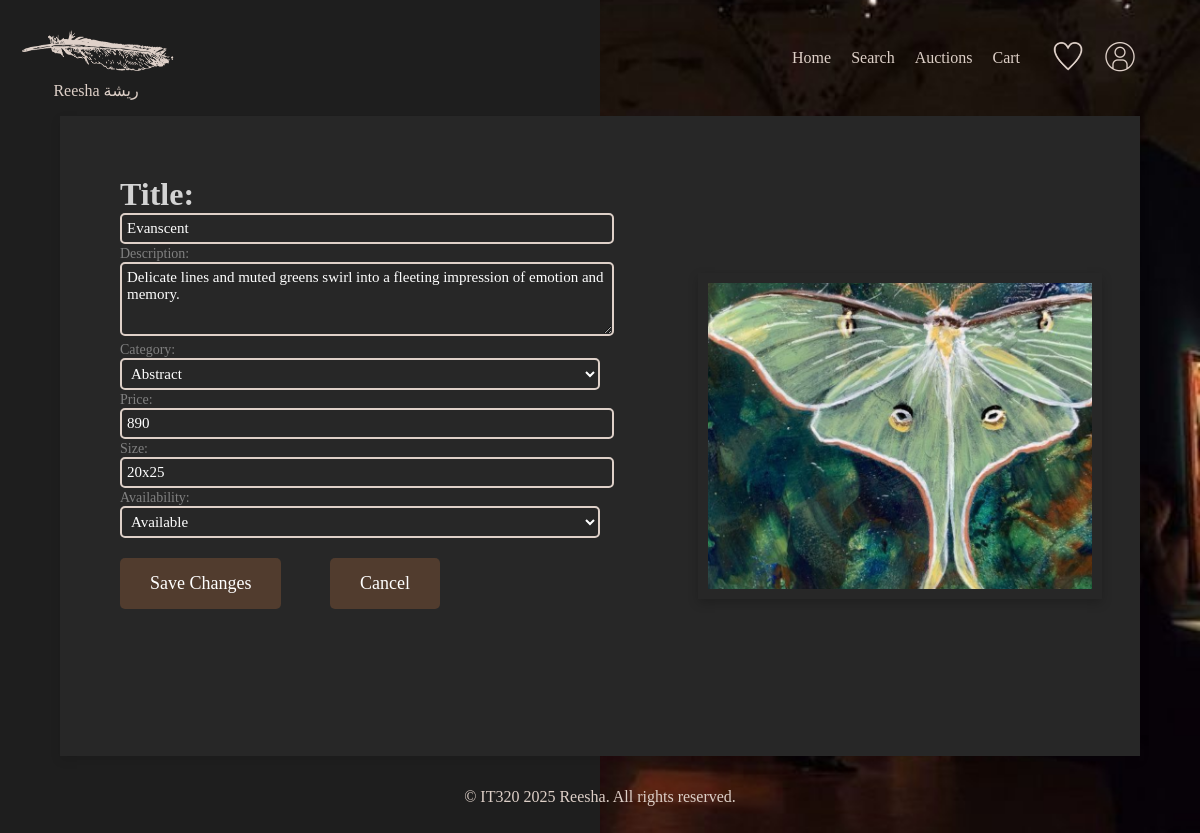
The app's page /Edit/Edit.php?artworkID=2 with its own data.
### tables this page shows
CREATE TABLE `artwork` (
  `ArtworkID` int(11) NOT NULL,
  `UserID` varchar(255) NOT NULL,
  `UserName` varchar(255) NOT NULL,
  `Title` varchar(255) NOT NULL,
  `Description` text NOT NULL,
  `Category` varchar(255) NOT NULL,
  `Size` varchar(255) NOT NULL,
  `Price` decimal(10,0) NOT NULL,
  `ArtPic` varchar(255) NOT NULL,
  `Availability` varchar(10) DEFAULT 'Available',
  `ListingType` varchar(20) DEFAULT 'Marketplace'
);

### Edit/Edit.php (the view, shortened to what this page needs)
<?php
$host = "localhost";
$dbUser = "root";
$dbPass = "root";
$dbName = "reesha";
$conn = mysqli_connect($host, $dbUser, $dbPass, $dbName);
$artworkID = $_GET['artworkID'];
$sql = "SELECT * FROM artwork WHERE ArtworkID = '$artworkID'";
$result = mysqli_query($conn, $sql);
$artwork = mysqli_fetch_assoc($result);
$imagePath = (!empty($artwork['ArtPic']) && file_exists($artwork['ArtPic']))
    ? $artwork['ArtPic']
    : '../images/default.png';
$availability = $artwork['Availability'] ?? 'available';
?>
<!DOCTYPE html>
<html>
<head>
    <link rel="stylesheet" href="EditStyle.css">
</head>
<body>
<header>
    <div class="logo">
        <img src="../images/logo.png" alt="Reesha">
        <span>Reesha ريشة</span>
    </div>
    <nav>
        <ul class="nav-links">
            <li><a href="../Home/index.php">Home</a></li>
            <li><a href="../Search/Search.php">Search</a></li>
            <li><a href="../Auction/Auction.php">Auctions</a></li>
            <li><a href="../Cart/Cart.php">Cart</a></li>
        </ul>
        <div class="icons">
            <img src="../images/heart.png" alt="Wishlist" id="wishlist-header">
            <img src="../images/profile.png" alt="Profile" id="profile-header">
        </div>
    </nav>
</header>
<main>
    <div class="container">
        <div class="left">
            <div class="content">
                <form id="editArtworkForm" method="POST">
                    <div class="form-group">
                        <label id="label-title" for="title">Title:</label>
                        <input type="text" id="title" name="title" value="<?= htmlspecialchars($artwork['Title']) ?>">
                    </div>
                    <div class="form-group">
                        <label for="description">Description:</label>
                        <textarea id="description" name="description"><?= htmlspecialchars($artwork['Description']) ?></textarea>
                    </div>
                    <div class="form-group">
                        <label for="category">Category:</label>
                        <select id="category" name="category">
                            <option value="abstract" <?= $artwork['Category'] == 'abstract' ? 'selected' : '' ?>>Abstract</option>
                        </select>
                    </div>
                    <div class="form-group">
                        <label for="price">Price:</label>
                        <input type="number" id="price" name="price" value="<?= htmlspecialchars($artwork['Price']) ?>">
                    </div>
                    <div class="form-group">
                        <label for="size">Size:</label>
                        <input type="text" id="size" name="size" value="<?= htmlspecialchars($artwork['Size']) ?>">
                    </div>
                    <div class="form-group">
                        <label for="availability">Availability:</label>
                        <select id="availability" name="availability">
                            <option value="available" <?= $availability == 'available' ? 'selected' : '' ?>>Available</option>
                        </select>
                    </div>
                    <div id="buttons">
                        <button type="submit" class="save-changes">Save Changes</button>
                        <button type="button" class="cancel-edit" onclick="window.location.href='../ArtworkDetails/ArtworkDetails.php?id=<?= $artworkID ?>'">Cancel</button>
                    </div>
                </form>
            </div>
        </div>
        <div class="right">
            <div class="image-container">
                <img src="<?= htmlspecialchars($imagePath) ?>" alt="Artwork Image">
            </div>
        </div>
    </div>
</main>
<footer>
    <p>&copy; IT320 2025 Reesha. All rights reserved.</p>
</footer>
</body>
</html>

### Edit/EditStyle.css (style rules this page uses)
body { margin: 0; padding: 0; font-family: 'Playfair Display', serif; background: linear-gradient(to right, #1e1e1e 50%, transparent 50%), url('../images/museum.jpeg') center/cover no-repeat; background-size:cover; color: #ded0c8; }
main { box-sizing: border-box; display: flex; flex-direction: column; align-items: center; height: 40em; }
header, nav { display: flex; justify-content: space-between; align-items: center; padding: 1em; }
.logo { color: #ded0c8; display:flex; flex-direction:column; text-align:center; transition: transform 0.3s ease; }
.logo img { height:4em; width:10em; }
.logo span { font-size: 1em; }
nav ul { list-style: none; display: flex; gap: 20px; }
nav ul li a { text-decoration: none; color: #ded0c8; font-size: 16px; transition: color 0.3s; }
.icons { margin: 0 1em; padding:0.5em; }
.icons img { width: 2em; height: 2em; border-radius: 10px; padding:0 0.5em; transition: transform 0.3s ease; }
.container { display: flex; width: 90%; max-width: 1200px; height: 1500px; background: #272727; box-shadow: 0 4px 10px rgba(0, 0, 0, 0.1); position: relative; }
.left { width: 50%; background: #272727; padding: 60px; display: flex; flex-direction: column; justify-content: center; z-index: 2; height: 64vh; }
.content { height: 1200px; }
.content #label-title { font-size: 32px; color:#D3D3D3; margin: 7px 0; font-weight:bold; }
.content label { font-size: 14px; color: gray; margin-bottom:0.2em; }
.right { width: 50%; position: relative; display: flex; align-items: center; justify-content: center; }
.image-container { position: relative; width: 80%; height: auto; background: #272727; box-shadow: 0 4px 10px rgba(0, 0, 0, 0.2); display: flex; align-items: center; justify-content: center; padding: 10px; }
.image-container img { width: 100%; height: auto; }
.save-changes , .cancel-edit { font-family: 'Times New Roman', serif; margin-top: 20px; padding: 15px 30px; background: #513c2e; border: none; color: white; font-size: 18px; cursor: pointer; border-radius: 5px; transition: 0.3s; }
#editArtworkForm { display: flex; flex-direction: column; }
#editArtworkForm input, #editArtworkForm textarea, #editArtworkForm select { background-color: #272727; color: white; font-size: 15px; padding: 5px; border: 2px solid #ded0c8; border-radius: 5px; width: 100%; font-family: 'Times New Roman', serif; }
#editArtworkForm textarea { height: 60px; resize: vertical; }
#buttons { display:flex; width:20em; justify-content:space-between; }
footer { text-align: center; padding: 1em; }

### records on screen
artwork: title "Evanscent", description "Delicate lines and muted greens swirl into a fleeting impression of emotion and memory.", price "890", size "20x25", ArtPic (picture)
